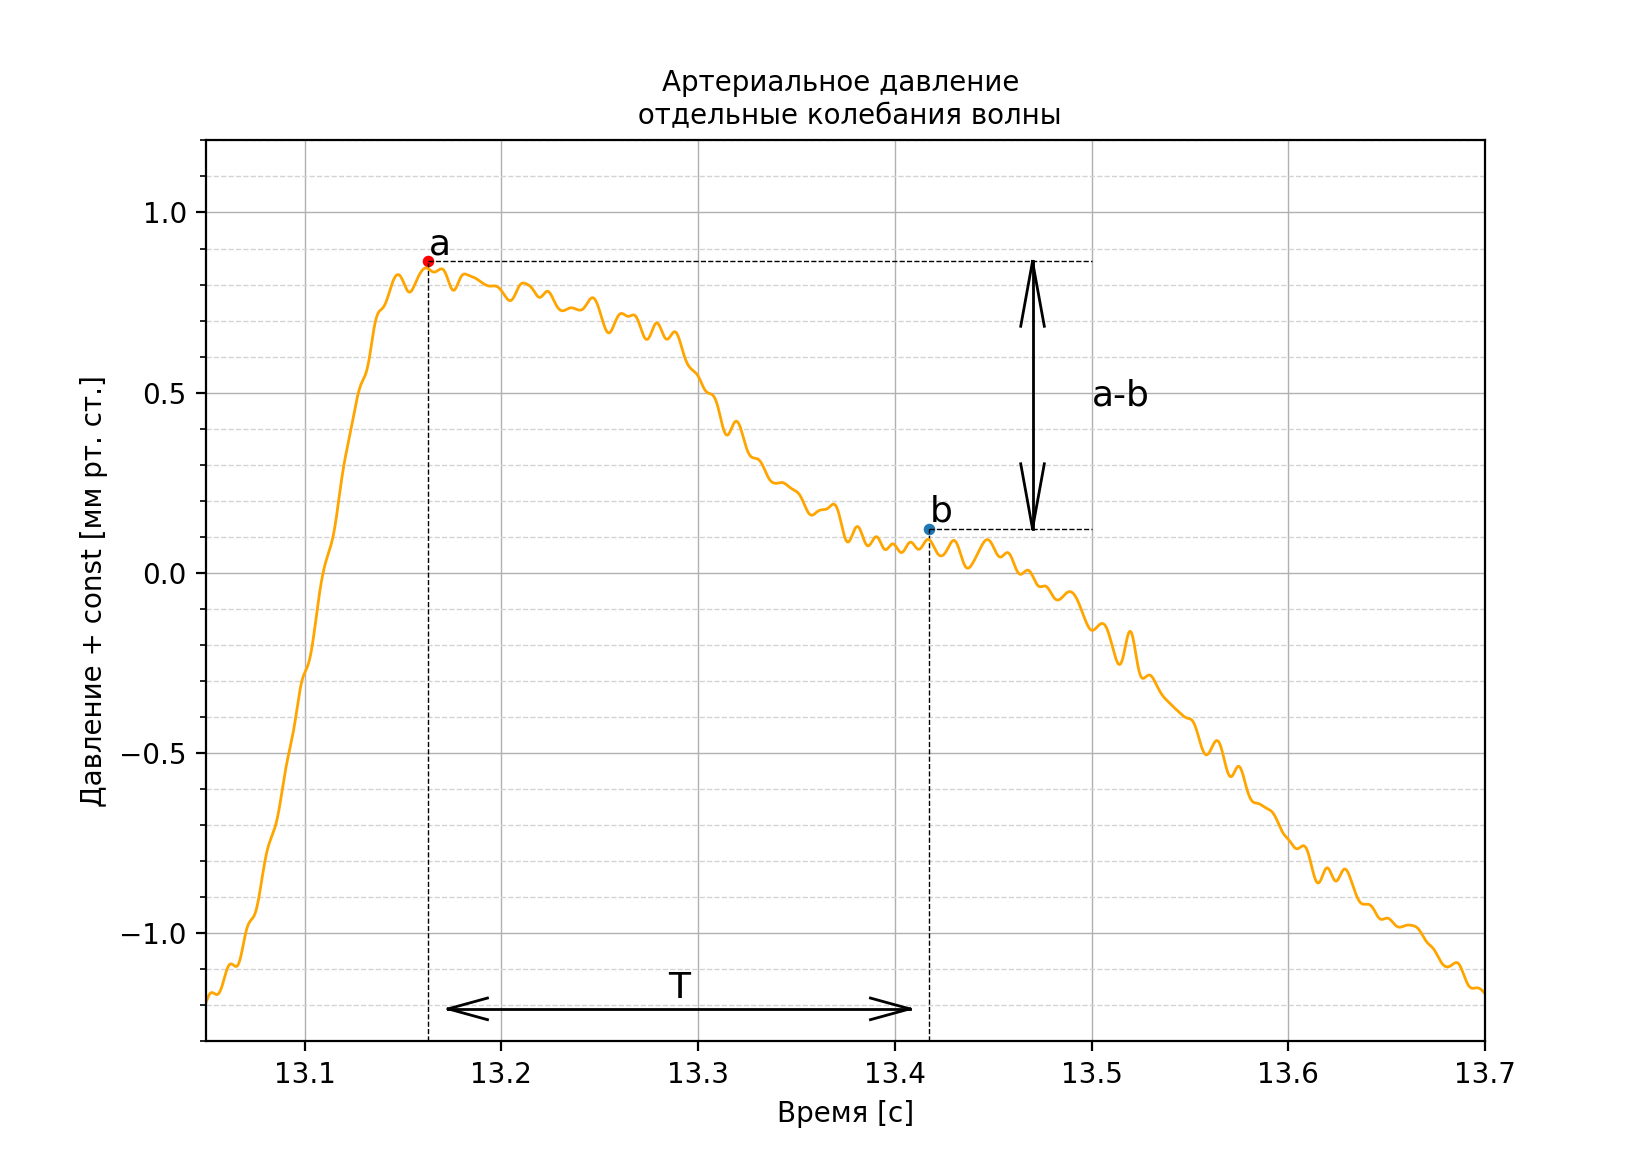

Python code for this plot:
import numpy as np
import matplotlib.ticker as ticker
from scipy import signal
import matplotlib.pyplot as plt
from scipy.optimize import curve_fit
pressure = np.loadtxt(r'C:\Users\marat\Desktop\pulse\datanastypokoy.txt')
time = np.loadtxt(r'C:\Users\marat\Desktop\pulse\timepokoynastyalone.txt')
#
#
#
#Блок калибровки
o = []
with open(r'C:\Users\marat\Desktop\pulse\coefficients.txt') as f:
    for line in f:
        o.append(float(line))
k = o[0]
c = o[1]
pressure = (pressure - c) / k
#Конец блока калибровки
#
#
#
time_start = time[0]
time_end = time[1]
time = np.linspace(time_start, time_end, len(pressure)) - time_start
tmp = time
data_y = pressure
data_x = time
# Фильтрация низких частот
fs = 1000  # Частота дискретизации
cutoff = 7  # Частота среза
order = 7  # Порядок фильтра
nyquist = 0.5 * fs
normal_cutoff = cutoff / nyquist
b, a = signal.butter(order, normal_cutoff, btype='low', analog=False)
filtered_signal = signal.lfilter(b, a, pressure)
pressure = filtered_signal
lower_limit = 92
upper_limit = 105
lower_limit_time = 11
upper_limit_time = 13.75
indices = np.where((pressure >= lower_limit) & (pressure <= upper_limit))
pressure = pressure[indices[0]]
time = time[indices[0]]
def mapping(x, a, b):
    return a * x + b
popt, _ = curve_fit(mapping, time, pressure)
a, b = popt
new_x = time
new_y = mapping(new_x, a, b)
pressure -= new_y
a = []
with open('a_datanasty.txt', 'r') as f:
    for line in f:
        a.append(float(line))
b = []
with open('b_datanasty.txt', 'r') as f:
    for line in f:
        b.append(float(line))
b_t = []
with open('b_timenasty.txt', 'r') as f:
    for line in f:
        b_t.append(float(line))
a_t =[]
with open('a_timenasty.txt', 'r') as f:
    for line in f:
        a_t.append(float(line))
fig, ax = plt.subplots(figsize=(8.25, 5.85), dpi=200)
ax = plt.gca()
print(a)
plt.scatter(a_t, a, s=10, color='red')
plt.scatter(b_t, b, s=10)
for i in range(len(a)):
    ax.text(a_t[i], a[i] + 0.02, f"a", fontsize=13)
for i in range(len(b)):
    ax.text(b_t[i], b[i] + 0.02, f"b", fontsize=13)
a_0 = np.array([0 for i in range(len(a))])
low = -1.3
for i in range(len(a)):
    plt.plot([a_t[i], a_t[i]], [low, a[i]], linestyle='--', linewidth=0.5, color='black')
for i in range(len(b)):
    plt.plot([b_t[i], b_t[i]], [low, b[i]], linestyle='--', linewidth=0.5, color='black')
plt.plot([a_t[3], 13.5], [a[3], a[3]], linestyle='--', linewidth=0.5, color='black')
plt.plot([b_t[3], 13.5], [b[3], b[3]], linestyle='--', linewidth=0.5, color='black')
plt.plot([13.47, 13.47], [b[3], a[3]], linewidth=1, color='black')
plt.plot([13.47, 13.476], [a[3], a[3] - 0.18], linewidth=1, color='black')
plt.plot([13.47, 13.464], [a[3], a[3] - 0.18], linewidth=1, color='black')
plt.plot([13.47, 13.476], [b[3], b[3] + 0.18], linewidth=1, color='black')
plt.plot([13.47, 13.464], [b[3], b[3] + 0.18], linewidth=1, color='black')
for i in range(len(b)):
    plt.plot([a_t[i] + 0.01, b_t[i] - 0.01], [low + 0.09, low + 0.09], linewidth=1, color='black')
    plt.plot([a_t[i] + 0.01, a_t[i] + 0.03], [low + 0.09, low + 0.12], linewidth=1, color='black')
    plt.plot([a_t[i] + 0.01, a_t[i] + 0.03], [low + 0.09, low + 0.06], linewidth=1, color='black')
    plt.plot([b_t[i] - 0.01, b_t[i] - 0.03], [low + 0.09, low + 0.12], linewidth=1, color='black')
    plt.plot([b_t[i] - 0.01, b_t[i] - 0.03], [low + 0.09, low + 0.06], linewidth=1, color='black')
for i in range(len(b)):
    ax.text((a_t[i] + b_t[i])/2, low + 0.12, f"T", horizontalalignment='center', fontsize=13)
ax.text(13.5, (a[3] + b[3]) / 2, f"a-b", verticalalignment='center', fontsize=13)
tick_spacing_x = 0.1
tick_spacing_y = 0.1
ax.grid(which="major", linewidth=0.5)
ax.grid(which="minor", color='lightgrey', linewidth=0.5, linestyle='--')
ax.set_xlabel('Время [c]', fontdict={'fontsize':10.0})
ax.set_ylabel('Давление + const [мм рт. ст.]', fontdict={'fontsize':10.0})
ax.set_title('Артериальное давление \n отдельные колебания волны', fontdict={'fontsize':10.0})
ax.xaxis.set_minor_locator(ticker.MultipleLocator(tick_spacing_x))
ax.yaxis.set_minor_locator(ticker.MultipleLocator(tick_spacing_y))
plt.plot(time, pressure, linewidth=1, color='orange')
plt.xlim(13.05, 13.7)
plt.ylim(-1.3, 1.2)
fig.savefig('graph.png')
plt.show()
